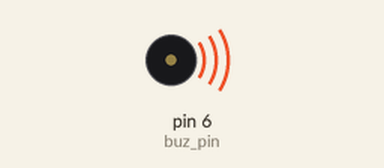
This sketch was run on a simulated Arduino Uno, built with avr-gcc and run on an emulated ATmega328P. Shown: buzzer (waves = sounding, pin HIGH).

Above: at 0.5 s.
Timing chart, 0 to 4.6 s (numbered marks = the images above):
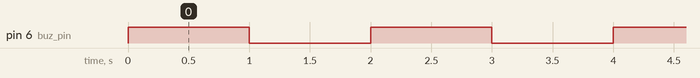

The sketch:

Buzzer.ino
```cpp
// powered by r@m kumar

const int buz_pin = 6;

void setup() {
  // put your setup code here, to run once:
  pinMode(buz_pin, OUTPUT);
}

void loop() {
  // put your main code here, to run repeatedly:
 digitalWrite(6,HIGH);  ///  turn on buzzer pin
 delay(1000);           /// delay of 1 sec
 digitalWrite(6,LOW);   /// turn off buzzer pin
 delay(1000);           /// delay of 1 sec


}
```

Measured:
- by itself, pin 6 (buz_pin): alternates HIGH for 1.0 s and LOW for 1.0 s
